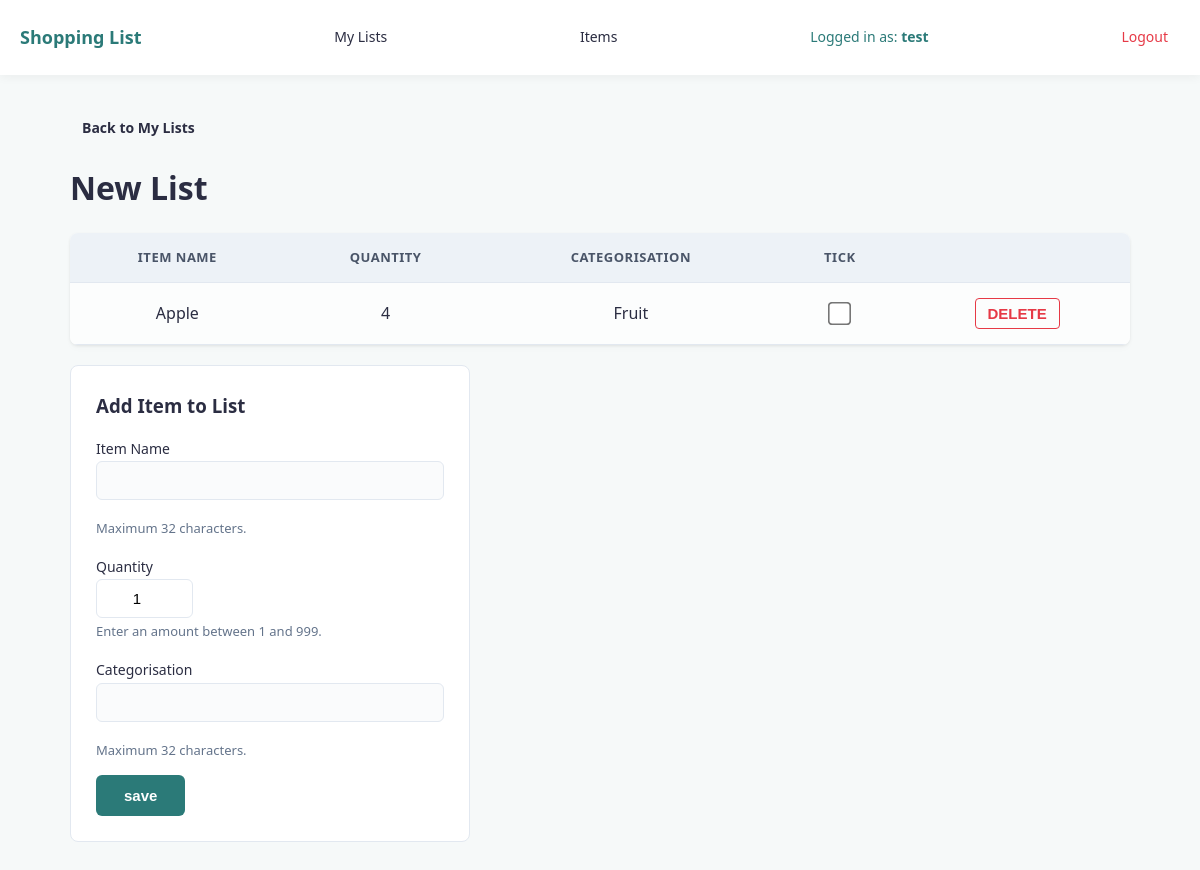
/list/5 (signed in), run on the app's committed database.
### tables this page shows
CREATE TABLE "lists" (list_id INTEGER NOT NULL PRIMARY KEY, list_name TEXT, user_id INTEGER REFERENCES user (user_id));

CREATE TABLE "list_contents" (`list_id` INTEGER REFERENCES `lists`(`list_id`), `item_id` INTEGER REFERENCES `item`(`item_id`), `quantity` INTEGER, "ticked" BOOLEAN);

CREATE TABLE "item" (item_id INTEGER NOT NULL PRIMARY KEY, item_name TEXT NOT NULL, "categorisation" TEXT, user_id INTEGER REFERENCES user (user_id));

### shopping_list.py (the view, shortened to what this page needs)
@app.route("/list/<int:list_id>", methods=["GET", "POST"])
def list_route(list_id=None):
    current_list = verify_list_ownership(list_id)
    if not current_list:
        return redirect(url_for("my_lists"))
    current_user_id = session["user_id"]
    error = ''
    if list_id:
        sql = """SELECT list_contents.item_id, item.item_name, list_contents.quantity, item.categorisation, list_contents.ticked
                FROM list_contents
                JOIN item ON item.item_id=list_contents.item_id
                WHERE list_contents.list_id = ?;"""
        results = query_db(sql, [list_id]) or []
    else:
        results = []
    return render_template("list.html", list=results, list_id=list_id, current_list=current_list, error=error)

### shopping_list.py (called while the page is built)
def get_db():
    db = getattr(g, '_database', None)
    if db is None:
        db = g._database = sqlite3.connect(DATABASE)
        db.row_factory = sqlite3.Row
    return db

@app.teardown_appcontext
def close_connection(exception):
    db = getattr(g, '_database', None)
    if db is not None:
        db.close()

def query_db(query, args=(), one=False, commit=False, return_id=False):
    db = get_db()
    cur = get_db().execute(query, args)
    if commit:
        db.commit()
    if return_id:
        last_id = cur.lastrowid
        cur.close()
        return last_id
    rv = cur.fetchall()
    cur.close()
    return rv[0] if (rv and one) else (None if one else rv)

def verify_list_ownership(list_id):
    if "user_id" not in session:
        return None
    sql = "SELECT * FROM lists where list_id = ? AND user_id = ?"
    return query_db(sql, [list_id, session["user_id"]], one=True)

### templates/list.html (shortened to what this page needs)
{% extends "index.html" %}
{% block body %}
<p><a href="{{ url_for('my_lists') }}" style="text-decoration: none; font-weight: bold;">Back to My Lists</a></p>
<h1>{{ current_list.list_name }}</h1>
{% if list %}
<form action="{{ url_for('list_route', list_id=list_id) }}" method="post" id="checkbox-form">
<table>
    <tr>
        <th>Item Name</th>
        <th>Quantity</th>
        <th>Categorisation</th>
        <th>tick</th>
        <th></th>
    </tr>
    {% for item in list %}
    <tr class="{% if item.ticked == 1 %}ticked-row{% endif %}">
        <td>{{ item.item_name }}</td>
        <td>{{ item.quantity }}</td>
        <td>{{ item.categorisation }}</td>
        <td>
            <input name="ticked_items" type="checkbox" value="{{ item.item_id }}" {% if item.ticked == 1 %}checked{% endif %} onchange="document.getElementById('checkbox-form').submit();">
        </td>
        <td>
            <input type="submit" value="DELETE" form="delete-form-{{ item.item_id }}">
        </td>
    </tr>
    {% endfor %}
</table>
</form>
{% else %}
<div class="card empty">
    <p>This list is currently empty. Add one to get started!</p>
</div>
{% endif %}
<div class="card" id="add-items">
    <h3>Add Item to List</h3>
    <form action="{{ url_for('list_route', list_id=list_id) }}" method="post">
        <label for="item_name">Item Name</label><br>
        <input name="item_name" list="food"><br>
        <p class="guidelines">Maximum 32 characters.</p>
        <label for="quantity">Quantity</label><br>
        <input type="number" name="quantity" value="1"><br>
        <p class="guidelines">Enter an amount between 1 and 999.</p>
        <label for="item_categorisation">Categorisation</label><br>
        <input list="food-type" name="categorisation" id="item_categorisation"><br>
        <p class="guidelines">Maximum 32 characters.</p>
        <input type="submit" value="save">
    </form>
</div>
{% endblock  %}

### static/style.css (style rules this page uses)
:root { --primary-colour: #2b7a78; --primary-hover: #3a9694; --bg-colour: #f6f9f9; --card-bg: #ffffff; --text-colour: #2b2d42; --border-colour: #e2e8f0; --delete-colour: #e63946; }
body { font-family: system-ui, -apple-system, BlinkMacSystemFont, 'Segoe UI', Roboto, Oxygen, Ubuntu, Cantarell, 'Open Sans', 'Helvetica Neue', sans-serif; background-color: var(--bg-colour); color: var(--text-colour); margin: 0; padding: 0; line-height: 1.6; }
nav a, nav span, p a { color: var(--text-colour); text-decoration: none; font-weight: 500; padding: 8px 12px; border-radius: 6px; font-size: clamp(14px, 1.1vw, 18px); }
h1 { color: var(--text-colour); margin-bottom: 20px; }
h3 { color: var(--text-colour); margin-top: 0; margin-bottom: 15px; }
.card { background-color: var(--card-bg); border-radius: 8px; border: 1px solid var(--border-colour); box-sizing: border-box; }
input[type="text"], input[list], input[type="password"] { width: 100%; max-width: 100%; padding: 10px 12px; font-size: 15px; border: 1px solid var(--border-colour); border-radius: 6px; box-sizing: border-box; background-color: #fafbfc; margin-bottom: 15px; }
table { width: 100%; border-collapse: collapse; background-color: var(--card-bg); border-radius: 8px; overflow: hidden; box-shadow: 0 4px 6px rgba(0, 0, 0, 0.02), 0 1px 3px rgba(0, 0, 0, 0.08); margin: 20px 0; }
table, th, td { border: none; }
th { background-color: #edf2f7; color: #4a5568; font-weight: 600; text-transform: uppercase; font-size: 13px; letter-spacing: 0.5px; border-bottom: 1px solid var(--border-colour); }
th, td { padding: 14px 20px; text-align: center; vertical-align: middle; border-bottom: 1px solid var(--border-colour); }
tr:nth-child(even) td { background-color: #fcfdfd; }
#create-list, #add-items { padding: 25px; max-width: 400px; width: 100%; box-sizing: border-box; }
p { color: #64748b; font-size: 16px; margin: 0; }
.guidelines { font-size: 13px; margin: 4px 0 15px 0; line-height: 1.5; }
label { font-size: 14px; font-weight: 500; }
form table input[type="checkbox"] { transform: scale(1.8); margin: 10px auto; display: block; cursor: pointer; }
input[type="number"] { width: 75px; padding: 10px; font-size: 15px; text-align: center; border: 1px solid var(--border-colour); border-radius: 6px; }
input[type="submit"] { background-color: var(--primary-colour); color: #ffffff; padding: 12px 28px; font-size: 15px; font-weight: 600; border: none; border-radius: 6px; cursor: pointer; }
input[value="DELETE"] { background-color: transparent; color: var(--delete-colour); border: 1px solid var(--delete-colour); padding: 6px 12px; border-radius: 4px; font-weight: 600; cursor: pointer; }

### data on the page
lists: list_name "New List"
list_contents: item_name "Apple", quantity "4", categorisation "Fruit"

### other printed values
{{ session.get('username') }} "test"
